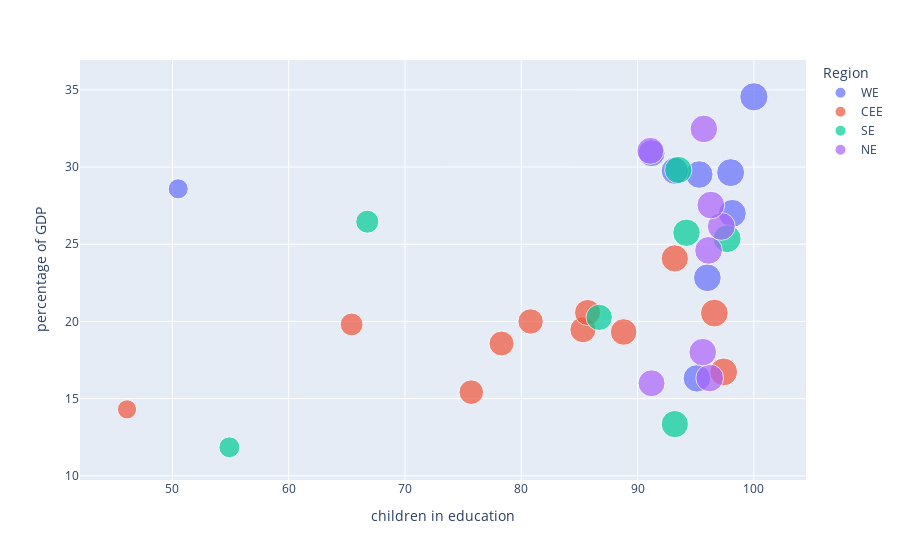

The cell this chart's notebook holds for it:
### Code cell
px.scatter(finalset.query('year==2023'),x='children in education', y='percentage of GDP',size='children in education',color='Region',
          hover_name='country')

### Figure 1 — Plotly figure (JSON) as saved in the notebook; plotly's stock layout.template omitted (floating-point values rounded to 4 significant figures)
{"data": [{"hovertemplate": "<b>%{hovertext}</b><br><br>Region=WE<br>children in education=%{marker.size}<br>percentage of GDP=%{y}<extra></extra>", "hovertext": ["Austria", "Belgium", "Switzerland", "Germany", "France", "Ireland", "Liechtenstein", "Luxembourg", "Netherlands", "United Kingdom"], "legendgroup": "WE", "marker": {"color": "#636efa", "size": [91.2, 98, 50.5, 95.3, 100, 95.1, 49.67, 96, 93.2, 98.14], "sizemode": "area", "sizeref": 0.25, "symbol": "circle"}, "mode": "markers", "name": "WE", "orientation": "v", "showlegend": true, "type": "scatter", "x": [91.2, 98, 50.5, 95.3, 100, 95.1, 49.67, 96, 93.2, 98.14], "xaxis": "x", "y": [30.9, 29.64, 28.59, 29.52, 34.55, 16.31, null, 22.83, 29.76, 27], "yaxis": "y"}, {"hovertemplate": "<b>%{hovertext}</b><br><br>Region=CEE<br>children in education=%{marker.size}<br>percentage of GDP=%{y}<extra></extra>", "hovertext": ["Bulgaria", "Czechia", "Croatia", "Hungary", "Montenegro", "North Macedonia", "Poland", "Romania", "Serbia", "Slovenia", "Slovakia"], "legendgroup": "CEE", "marker": {"color": "#EF553B", "size": [88.8, 85.3, 85.7, 97.4, 78.3, 46.1, 96.6, 75.7, 65.41, 93.2, 80.8], "sizemode": "area", "sizeref": 0.25, "symbol": "circle"}, "mode": "markers", "name": "CEE", "orientation": "v", "showlegend": true, "type": "scatter", "x": [88.8, 85.3, 85.7, 97.4, 78.3, 46.1, 96.6, 75.7, 65.41, 93.2, 80.8], "xaxis": "x", "y": [19.32, 19.46, 20.58, 16.73, 18.57, 14.31, 20.54, 15.42, 19.81, 24.08, 20], "yaxis": "y"}, {"hovertemplate": "<b>%{hovertext}</b><br><br>Region=SE<br>children in education=%{marker.size}<br>percentage of GDP=%{y}<extra></extra>", "hovertext": ["Cyprus", "Greece", "Spain", "Italy", "Malta", "Portugal", "Türkiye"], "legendgroup": "SE", "marker": {"color": "#00cc96", "size": [86.7, 66.76, 97.7, 93.5, 93.2, 94.2, 54.9], "sizemode": "area", "sizeref": 0.25, "symbol": "circle"}, "mode": "markers", "name": "SE", "orientation": "v", "showlegend": true, "type": "scatter", "x": [86.7, 66.76, 97.7, 93.5, 93.2, 94.2, 54.9], "xaxis": "x", "y": [20.26, 26.46, 25.36, 29.81, 13.35, 25.74, 11.85], "yaxis": "y"}, {"hovertemplate": "<b>%{hovertext}</b><br><br>Region=NE<br>children in education=%{marker.size}<br>percentage of GDP=%{y}<extra></extra>", "hovertext": ["Denmark", "Estonia", "Finland", "Iceland", "Lithuania", "Latvia", "Norway", "Sweden"], "legendgroup": "NE", "marker": {"color": "#ab63fa", "size": [95.7, 91.2, 91.1, 96.1, 96.2, 95.6, 97.2, 96.3], "sizemode": "area", "sizeref": 0.25, "symbol": "circle"}, "mode": "markers", "name": "NE", "orientation": "v", "showlegend": true, "type": "scatter", "x": [95.7, 91.2, 91.1, 96.1, 96.2, 95.6, 97.2, 96.3], "xaxis": "x", "y": [32.47, 16.0, 31.05, 24.6, 16.34, 18.01, 26.15, 27.54], "yaxis": "y"}], "layout": {"legend": {"itemsizing": "constant", "title": {"text": "Region"}, "tracegroupgap": 0}, "margin": {"t": 60}, "xaxis": {"anchor": "y", "domain": [0, 1], "title": {"text": "children in education"}}, "yaxis": {"anchor": "x", "domain": [0, 1], "title": {"text": "percentage of GDP"}}}}
